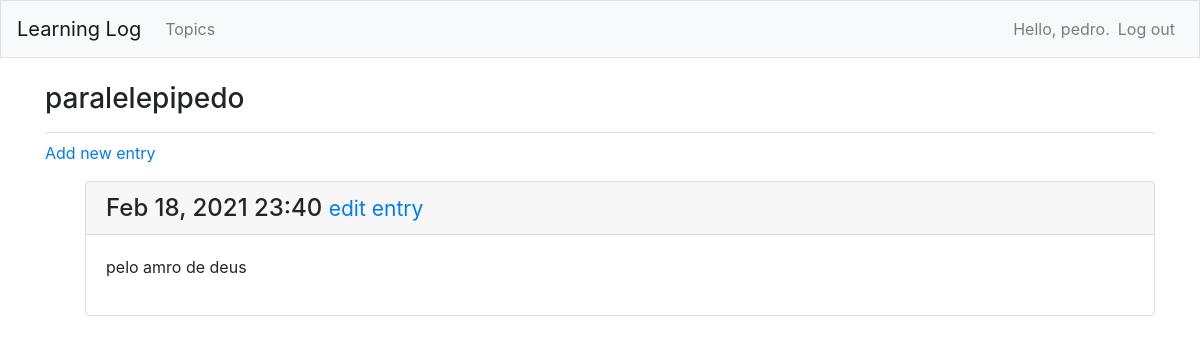
Screenshot of /topics/5/ (signed in) with the database file from the repository.
### learning_logs/models.py (models this page shows, shortened)
class Topic(models.Model):
    text = models.CharField(max_length=200)
    date_added = models.DateTimeField(auto_now_add=True)
    owner = models.ForeignKey(User, on_delete=models.CASCADE)
    def __str__(self):
        return self.text

class Entry(models.Model):
    topic = models.ForeignKey(Topic, on_delete=models.CASCADE)
    text = models.TextField()
    date_added = models.DateTimeField(auto_now_add=True)
    class Meta:
        verbose_name_plural = 'entries'

### learning_logs/views.py (the view)
# urls.py: path('topics/<int:topic_id>/', views.topic, name='topic'),
@login_required
def topic(request, topic_id):
    topic = Topic.objects.get(id=topic_id)
    if topic.owner != request.user:
        raise Http404
    entries = topic.entry_set.order_by('-date_added')
    context = {'topic': topic, 'entries': entries}
    return render(request, 'learning_logs/topic.html', context)

### learning_logs/templates/learning_logs/topic.html
{% extends 'learning_logs/base.html' %}
{% block page_header %}
  <h3>{{ topic }}</h3>
{% endblock page_header %}
{% block content %}
  <p>
    <a href="{% url 'learning_logs:new_entry' topic.id %}">Add new entry</a>
  </p>
  <ul>
  {% for entry in entries %}
    <div class="card mb-3">
      <h4 class="card-header">
        {{ entry.date_added|date:'M d, Y H:i' }}
        <small><a href="{% url 'learning_logs:edit_entry' entry.id %}">
            edit entry</a></small>
      </h4>
      <div class="card-body">
        {{ entry.text|linebreaks }}
      </div>
    </div>
  {% empty %}
    <p>There are no entries for this topic yet.</p>
  {% endfor %}
{% endblock content %}

### learning_logs/templates/learning_logs/base.html (shortened to what this page needs)
{% load bootstrap4 %}
<!DOCTYPE html>
<html lang = "en">
<head>
  {% bootstrap_css %}
</head>
<body>
  <nav class="navbar navbar-expand-md navbar-light bg-light mb-4 border">
	  <a class="navbar-brand" href="{% url 'learning_logs:index'%}">
	      Learning Log
	  </a>
	<div class="collapse navbar-collapse" id="navbarCollapse">
	  <ul class="navbar-nav mr-auto">
	    <li class="nav-item">
	      <a class="nav-link" href="{% url 'learning_logs:topics' %}">
	      	  Topics</a></li>
	  </ul>
	  <ul class="navbar-nav ml-auto">
	  	{% if user.is_authenticated %}
	  	  <li class="nav-item">
	  	  	<span class="navbar-text">Hello, {{ user.username }}.</span>
	  	  </li>
	  	  <li class="nav-item">
	  	  	<a class="nav-link" href="{% url 'users:logout' %}">Log out</a>
	  	  </li>
	  	{% else %}
	  	  <li class="nav-item">
	  	  	<a class="nav-link" href="{% url 'users:register' %}">Register</a>
	  	  </li>
	  	  <li class="nav-item">
	  	  	<a class="nav-link" href="{% url 'users:login' %}">Log in</a></li>
	  	{% endif %}
	  </ul>
	</div>
  </nav>
  <main role="main" class="container">
  	<div class="pb-2 mb-2 border-bottom">
      {% block page_header %}{% endblock page_header %}
  	</div>
  	<div>
  	  {% block content %}{% endblock content %}
  	</div>
  </main>
</body>
</html>

### rows the page displays
Topic: text "paralelepipedo"
Entry: date_added "Feb 18, 2021 23:40", text "pelo amro de deus"

### other values shown
{{ user.username }} "pedro"
